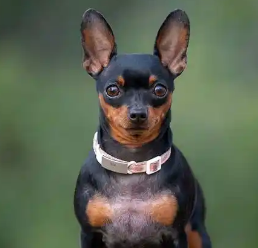
#> input picture 01-learning-basics/03-opencv/imgs/test.jpg, 258 x 248 px
$ python '05-平移变换.py'
#> lines starting #> are read from the running program, lines starting #| are printed output that depends on the picture
import cv2
import numpy as np

image = cv2.imread("./imgs/test.jpg")
#> image is the input picture: shape (248, 258, 3); mean B, G, R 82.1, 100, 91.4
h, w, c = image.shape
#> h = 248; w = 258; c = 3

# 变换矩阵(平移矩阵)
M = np.float32([[1, 0, 20], [0, 1, 30]])

# 执行变换
# warpAffine(原图像内容，变换矩阵，输出图像大小)
result = cv2.warpAffine(image, M, dsize=(w, h))
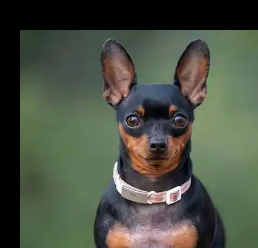
#> result: shape (248, 258, 3); mean B, G, R 68.3, 82, 75.6
cv2.imshow("result", result)
cv2.waitKey(0)
